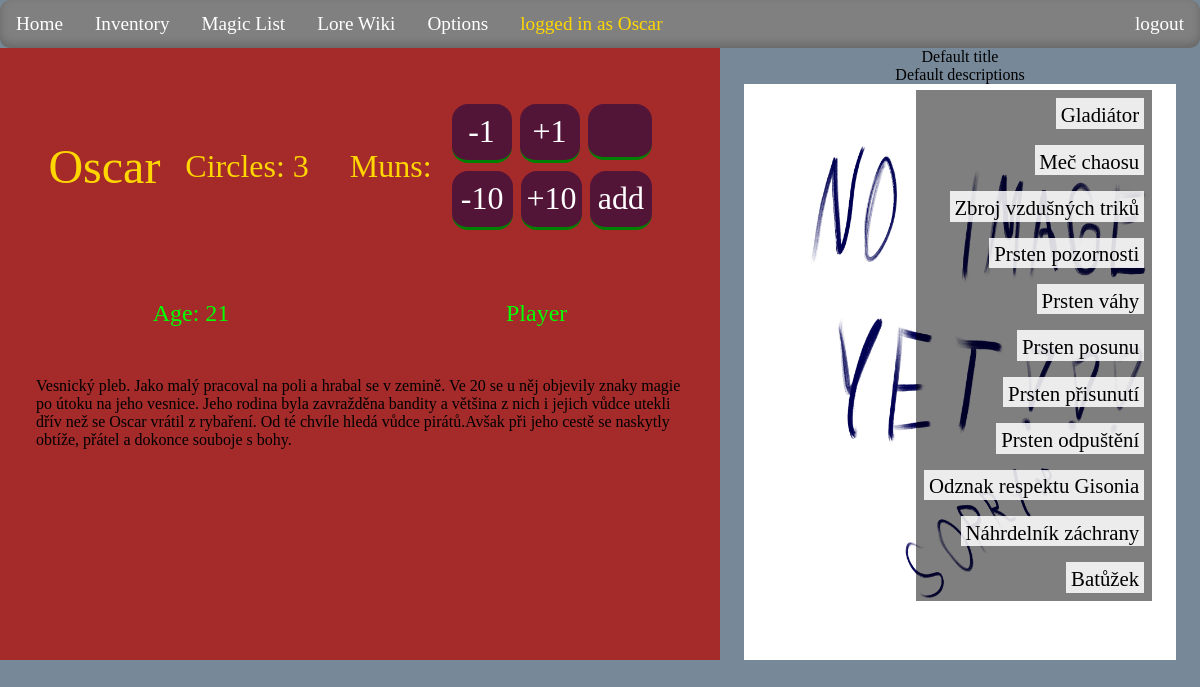
/ (signed in), run on the app's committed database.
### tables this page shows
CREATE TABLE IF NOT EXISTS `role` (
  `id` INT UNSIGNED NOT NULL AUTO_INCREMENT,
  `name` VARCHAR(255) NOT NULL,
  PRIMARY KEY (`id`),
  UNIQUE INDEX `id_UNIQUE` (`id` ASC),
  UNIQUE INDEX `name_UNIQUE` (`name` ASC));

CREATE TABLE IF NOT EXISTS `inventory` (
  `id` INT UNSIGNED NOT NULL AUTO_INCREMENT,
  `name` VARCHAR(255) NOT NULL,
  `type_id` INT UNSIGNED NOT NULL,
  `amount` INT UNSIGNED NOT NULL,
  `charges` INT UNSIGNED NOT NULL,
  `charges_max` INT UNSIGNED NOT NULL,
  `description` TEXT NULL,
  `is_deleted` TINYINT UNSIGNED NOT NULL DEFAULT 0,
  `is_favourite` TINYINT UNSIGNED NOT NULL DEFAULT 0,
  `is_equipped` TINYINT UNSIGNED NOT NULL DEFAULT 0,
  `character_id` INT UNSIGNED NOT NULL,
  PRIMARY KEY (`id`, `type_id`, `character_id`),
  UNIQUE INDEX `id_UNIQUE` (`id` ASC),
  INDEX `inventory_type1_idx` (`type_id` ASC),
  INDEX `inventory_character1_idx` (`character_id` ASC),
  CONSTRAINT `inventory_type1`
    FOREIGN KEY (`type_id`)
    REFERENCES `type` (`id`)
    ON DELETE NO ACTION
    ON UPDATE NO ACTION,
  CONSTRAINT `inventory_character1`
    FOREIGN KEY (`character_id`)
    REFERENCES `character` (`id`)
    ON DELETE NO ACTION
    ON UPDATE NO ACTION);

### www/php/get_equipped_items.php (the view, shortened to what this page needs)
<?php
require "dbconnect.php";
$sql = "SELECT inventory.id,
                inventory.name,
                inventory.description
        FROM `inventory`
        WHERE is_deleted=0 AND
                is_equipped=1 AND
                character_id=".$_SESSION['cid'].
        " ORDER BY type_id";
$result = $conn->query($sql);
while($row = $result->fetch_assoc()){
    echo "<div id='equipped-item-".$row['id']."' class='equipped-item'>";
        echo $row['name'];
    echo "</div>";
}
?>

### www/php/header.php (shortened to what this page needs)
<?php
echo '<!DOCTYPE html>';
echo '<html lang="en">';
echo '<head>';
if(!isset($_SESSION['style'])){
    echo '    <link rel="stylesheet" href="../css/style.css">';
}else{
    echo '    <link rel="stylesheet" href="../css/'.$_SESSION['style'].'?">';
}
?>

### www/index.php (shortened to what this page needs)
<?php
require "php/header.php";
?>
</head>
<body id="all">
    <?php require "php/navbar.php";?>
    <div id="character-info">
        <div id="character-sheet">
            <div id="main-info-box">
                <div id="character-name"><?php echo $_SESSION['cname']?></div>
                <div id="character-circles">Circles: <?php echo $_SESSION['circles']?></div>
                <div id="character-money"><div id="character-money-text">Muns:
                    <div id="character-money-number"></div></div>
                    <div id="character-money-actions">
                        <div id="character-money-actions-row">
                            <div id="character-money-button--1" class="character-money-button" onclick="add_money('-1',1)">-1</div>
                            <div id="character-money-button-1" class="character-money-button" onclick="add_money('1',1)">+1</div>
                            <input type="text" id="character-money-input">
                        </div>
                        <div id="character-money-actions-row">
                            <div id="character-money-button--10" class="character-money-button" onclick="add_money('-10',1)">-10</div>
                            <div id="character-money-button-10" class="character-money-button" onclick="add_money('10',1)">+10</div>
                            <div id="character-money-button-add" class="character-money-button" onclick="add_money()">add</div>
                        </div>
                    </div>
                </div>
            </div>
            <div id="secondary-info-box">
                <div id="character-age">Age: <?php echo $_SESSION['age'] ?></div>
                <div id="character-role"><?php
                    require "php/dbconnect.php";
                    $sql = "SELECT role.name FROM `role` WHERE id=".$_SESSION['role'];
                    $result = $conn->query($sql);
                    while($row = $result->fetch_assoc()){
                        echo $row['name'];
                    }
                ?></div>
            </div>
            <div id="character-description"><?php echo $_SESSION['description']?></div>
        </div>
        <div id="character-visual">
            <?php
                $sql = "SELECT id, title, description FROM `character_image` WHERE character_id=".$_SESSION['cid']." ORDER BY id";
                $result = $conn->query($sql);
                if($result->num_rows <= 0){
                    echo '<div id="character-image-title-0" class="character-image-title">Default title</div>';
                    echo '<div id="character-image-description-0" class="character-image-description">Default descriptions</div>';
                    echo '<img src="images/temp-missing-image.png" alt="no image yet" class="character-image" id="character-image-0">';
                }
            ?>
            <div id="equipped-items">
                <?php
                    require "php/get_equipped_items.php";
                ?>
            </div>
        </div>
    </div>
</body>
</html>

### www/php/navbar.php (shortened to what this page needs)
<?php
echo '<div id="navbar">';
echo '<a href="index.php">Home</a>';
echo '<a href="inventory.php">Inventory</a>';
echo '<a href="magic-list.php">Magic List</a>';
echo '<a href="wiki.php">Lore Wiki</a>';
echo '<a href="options.php">Options</a>';
echo '<span>logged in as ';
    echo $_SESSION['cname'];
echo '</span>';
echo '<a href="php/logout.php">logout</a>';
echo '</div>';
?>

### www/css/style.css (style rules this page uses)
* { -webkit-user-select: none; -ms-user-select: none; user-select: none; -ms-overflow-style: none; scrollbar-width: none; }
body { padding: 0px; margin: 0px; height: 100vh; background-color: lightslategray; }
#all { max-width: 100vw; max-height: 100vh; height: 100vh; }
#character-info { display: flex; flex-direction: row; }
#character-sheet { width: 60%; background-color: brown; display: flex; flex-direction: column; }
#main-info-box { display: flex; flex-direction: row; justify-content: space-around; align-items: center; padding: 5%; }
#main-info-box * { font-size: 2rem; color: gold; }
#secondary-info-box { display: flex; flex-direction: row; justify-content: space-around; align-items: center; padding: 2%; }
#secondary-info-box * { font-size: 1.5rem; color: lime; }
#character-name { font-size: 3rem; }
#character-money { margin: 1rem; display: flex; flex-direction: row; justify-content: center; align-items: center; text-align: center; }
#character-money-actions { position: relative; margin-left: 1rem; }
#character-money-actions-row { display: flex; flex-direction: row; width: 13rem; }
#character-money-actions-row * { width: 4rem; height: 3.5rem; margin: 0.25rem; display: flex; justify-content: center; align-items: center; text-align: center; border: none; border-bottom: solid; border-radius: 1rem; border-color: green; background-color: rgba(0, 0, 70, 0.5); color: white; }
#character-money-input { box-sizing: border-box; width: 4rem; height: 3.5rem; outline: none; transition: all 0.1s ease; }
#character-description { padding: 5%; }
#character-visual { position: relative; display: flex; flex-direction: column; justify-content: space-around; align-items: center; width: 40%; }
.character-image { max-width: 90%; height: auto; }
#equipped-items { display: flex; justify-content: space-around; align-items: end; flex-direction: column; position: absolute; top: 7%; right: 3rem; background-color: rgba(0, 0, 0, 0.5); }
.equipped-item { text-align: right; background-color: rgba(255, 255, 255, 0.85); margin: 0.5rem; padding: 0.3rem; padding-bottom: 0.1rem; width: fit-content; font-size: 1.3rem; }
#navbar { background-color: grey; overflow: hidden; border-radius: 10px; margin: 0px; box-shadow: inset 0px -4px 10px rgba(0, 0, 0, 0.2); }
#navbar * { float: left; color: white; margin: auto; padding: 0.8rem 1rem; font-size: 1.2rem; text-decoration: none; }
#navbar span { color: gold; border-color: white; }
#navbar a:last-child { float: right; }

### data on the page
role: name "Player"
inventory: name "Gladiátor"
inventory: name "Meč chaosu"
inventory: name "Zbroj vzdušných triků"
inventory: name "Prsten pozornosti"
inventory: name "Prsten váhy"
inventory: name "Prsten posunu"
inventory: name "Prsten přisunutí"
inventory: name "Prsten odpuštění"
inventory: name "Odznak respektu Gisonia"
inventory: name "Náhrdelník záchrany"
inventory: name "Batůžek"

### other printed values
$_SESSION['cname'] "Oscar"
$_SESSION['circles'] "3"
$_SESSION['age'] "21"
